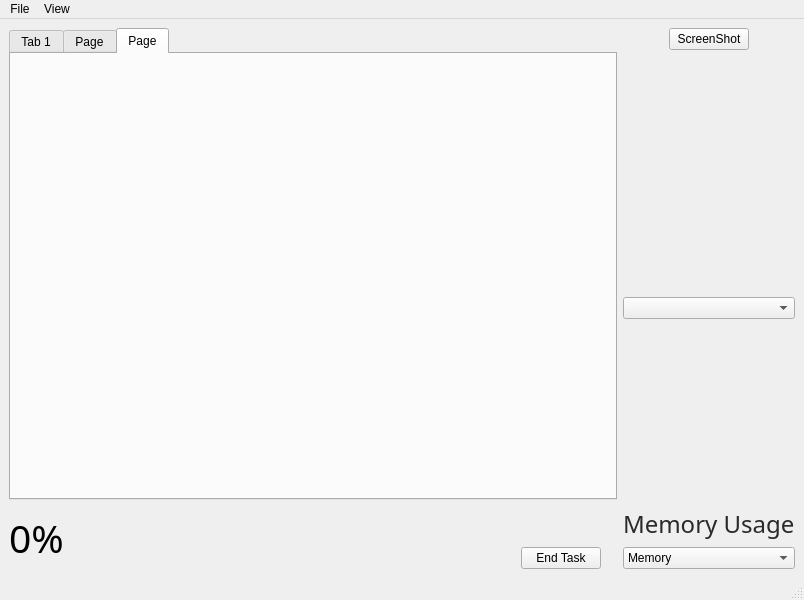
<?xml version="1.0" encoding="UTF-8"?>
<ui version="4.0">
 <class>MainWindow</class>
 <widget class="QMainWindow" name="MainWindow">
  <property name="geometry">
   <rect>
    <x>0</x>
    <y>0</y>
    <width>804</width>
    <height>600</height>
   </rect>
  </property>
  <property name="sizePolicy">
   <sizepolicy hsizetype="Fixed" vsizetype="Minimum">
    <horstretch>0</horstretch>
    <verstretch>0</verstretch>
   </sizepolicy>
  </property>
  <property name="windowTitle">
   <string>MainWindow</string>
  </property>
  <property name="styleSheet">
   <string notr="true"/>
  </property>
  <widget class="QWidget" name="centralwidget">
   <property name="styleSheet">
    <string notr="true"/>
   </property>
   <layout class="QGridLayout" name="gridLayout">
    <item row="2" column="0" rowspan="2">
     <layout class="QGridLayout" name="gridLayout_6">
      <item row="8" column="1" alignment="Qt::AlignBottom">
       <widget class="QPushButton" name="pushButton_2">
        <property name="enabled">
         <bool>true</bool>
        </property>
        <property name="sizePolicy">
         <sizepolicy hsizetype="Maximum" vsizetype="Fixed">
          <horstretch>0</horstretch>
          <verstretch>0</verstretch>
         </sizepolicy>
        </property>
        <property name="text">
         <string>End Task</string>
        </property>
       </widget>
      </item>
      <item row="8" column="0">
       <widget class="QLabel" name="label_2">
        <property name="font">
         <font>
          <family>Segoe UI Semibold</family>
          <pointsize>29</pointsize>
         </font>
        </property>
        <property name="text">
         <string>0%</string>
        </property>
       </widget>
      </item>
      <item row="8" column="2">
       <spacer name="horizontalSpacer">
        <property name="orientation">
         <enum>Qt::Horizontal</enum>
        </property>
        <property name="sizeType">
         <enum>QSizePolicy::Maximum</enum>
        </property>
        <property name="sizeHint" stdset="0">
         <size>
          <width>16</width>
          <height>22</height>
         </size>
        </property>
       </spacer>
      </item>
     </layout>
    </item>
    <item row="0" column="0">
     <layout class="QGridLayout" name="gridLayout_2">
      <property name="bottomMargin">
       <number>1</number>
      </property>
      <item row="0" column="1">
       <widget class="QTabWidget" name="tabWidget">
        <property name="currentIndex">
         <number>2</number>
        </property>
        <widget class="QCustomPlot" name="tab">
         <attribute name="title">
          <string>Tab 1</string>
         </attribute>
        </widget>
        <widget class="QWidget" name="tab_2">
         <attribute name="title">
          <string>Page</string>
         </attribute>
         <layout class="QGridLayout" name="gridLayout_4">
          <item row="0" column="0">
           <widget class="QTreeWidget" name="treeWidget">
            <column>
             <property name="text">
              <string>1</string>
             </property>
            </column>
            <item>
             <property name="text">
              <string>New Item</string>
             </property>
            </item>
           </widget>
          </item>
         </layout>
        </widget>
        <widget class="QCustomPlot" name="tab_3">
         <attribute name="title">
          <string>Page</string>
         </attribute>
        </widget>
       </widget>
      </item>
     </layout>
    </item>
    <item row="2" column="3">
     <widget class="QLabel" name="label">
      <property name="sizePolicy">
       <sizepolicy hsizetype="Maximum" vsizetype="Maximum">
        <horstretch>0</horstretch>
        <verstretch>0</verstretch>
       </sizepolicy>
      </property>
      <property name="font">
       <font>
        <family>Segoe UI Semibold</family>
        <pointsize>18</pointsize>
        <weight>50</weight>
        <bold>false</bold>
       </font>
      </property>
      <property name="styleSheet">
       <string notr="true">QLabel{

color: rgb(42, 42, 42)

}</string>
      </property>
      <property name="text">
       <string>Memory Usage</string>
      </property>
     </widget>
    </item>
    <item row="3" column="3">
     <widget class="QComboBox" name="comboBox">
      <property name="sizePolicy">
       <sizepolicy hsizetype="Minimum" vsizetype="Fixed">
        <horstretch>0</horstretch>
        <verstretch>0</verstretch>
       </sizepolicy>
      </property>
      <item>
       <property name="text">
        <string>Memory</string>
       </property>
      </item>
      <item>
       <property name="text">
        <string>Cpu</string>
       </property>
      </item>
     </widget>
    </item>
    <item row="0" column="3">
     <layout class="QGridLayout" name="gridLayout_3">
      <property name="leftMargin">
       <number>0</number>
      </property>
      <property name="topMargin">
       <number>0</number>
      </property>
      <property name="rightMargin">
       <number>0</number>
      </property>
      <property name="bottomMargin">
       <number>0</number>
      </property>
      <property name="spacing">
       <number>6</number>
      </property>
      <item row="1" column="1">
       <widget class="QPushButton" name="pushButton">
        <property name="sizePolicy">
         <sizepolicy hsizetype="Maximum" vsizetype="Maximum">
          <horstretch>0</horstretch>
          <verstretch>0</verstretch>
         </sizepolicy>
        </property>
        <property name="text">
         <string>ScreenShot</string>
        </property>
        <property name="flat">
         <bool>false</bool>
        </property>
       </widget>
      </item>
      <item row="7" column="0" colspan="3">
       <widget class="QComboBox" name="comboBox_2">
        <property name="sizePolicy">
         <sizepolicy hsizetype="Preferred" vsizetype="Minimum">
          <horstretch>0</horstretch>
          <verstretch>0</verstretch>
         </sizepolicy>
        </property>
        <property name="minimumSize">
         <size>
          <width>0</width>
          <height>0</height>
         </size>
        </property>
       </widget>
      </item>
      <item row="3" column="1">
       <spacer name="verticalSpacer">
        <property name="orientation">
         <enum>Qt::Vertical</enum>
        </property>
        <property name="sizeHint" stdset="0">
         <size>
          <width>20</width>
          <height>40</height>
         </size>
        </property>
       </spacer>
      </item>
      <item row="1" column="0">
       <spacer name="horizontalSpacer_2">
        <property name="orientation">
         <enum>Qt::Horizontal</enum>
        </property>
        <property name="sizeType">
         <enum>QSizePolicy::Ignored</enum>
        </property>
        <property name="sizeHint" stdset="0">
         <size>
          <width>40</width>
          <height>20</height>
         </size>
        </property>
       </spacer>
      </item>
      <item row="8" column="1">
       <spacer name="verticalSpacer_2">
        <property name="orientation">
         <enum>Qt::Vertical</enum>
        </property>
        <property name="sizeType">
         <enum>QSizePolicy::Maximum</enum>
        </property>
        <property name="sizeHint" stdset="0">
         <size>
          <width>21</width>
          <height>182</height>
         </size>
        </property>
       </spacer>
      </item>
     </layout>
    </item>
   </layout>
  </widget>
  <widget class="QStatusBar" name="statusbar"/>
  <widget class="QMenuBar" name="menubar">
   <property name="geometry">
    <rect>
     <x>0</x>
     <y>0</y>
     <width>804</width>
     <height>25</height>
    </rect>
   </property>
   <widget class="QMenu" name="menuFile">
    <property name="title">
     <string>File</string>
    </property>
    <addaction name="actionSave_as"/>
   </widget>
   <widget class="QMenu" name="menuView">
    <property name="title">
     <string>View</string>
    </property>
    <addaction name="actionStay_on_top"/>
   </widget>
   <addaction name="menuFile"/>
   <addaction name="menuView"/>
  </widget>
  <action name="actionSave_as">
   <property name="text">
    <string>Save as</string>
   </property>
  </action>
  <action name="actionStay_on_top">
   <property name="text">
    <string>Stay on top</string>
   </property>
  </action>
 </widget>
 <customwidgets>
  <customwidget>
   <class>QCustomPlot</class>
   <extends>QWidget</extends>
   <header location="global">qcustomplot.h</header>
   <container>1</container>
  </customwidget>
 </customwidgets>
 <resources/>
 <connections/>
</ui>
